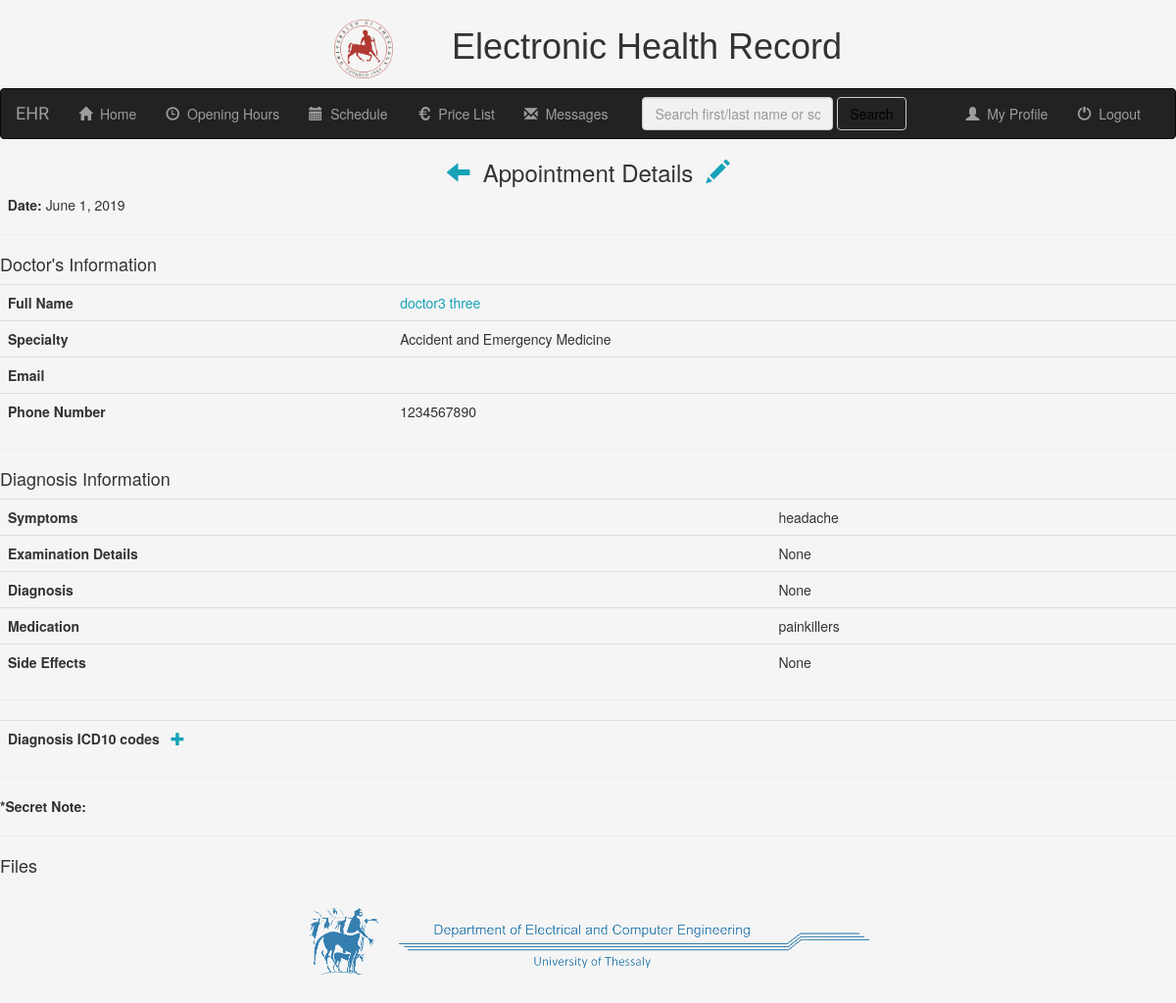
Before: /mr/patient_details/appointments_detail/61/ (signed in) with the older database file.
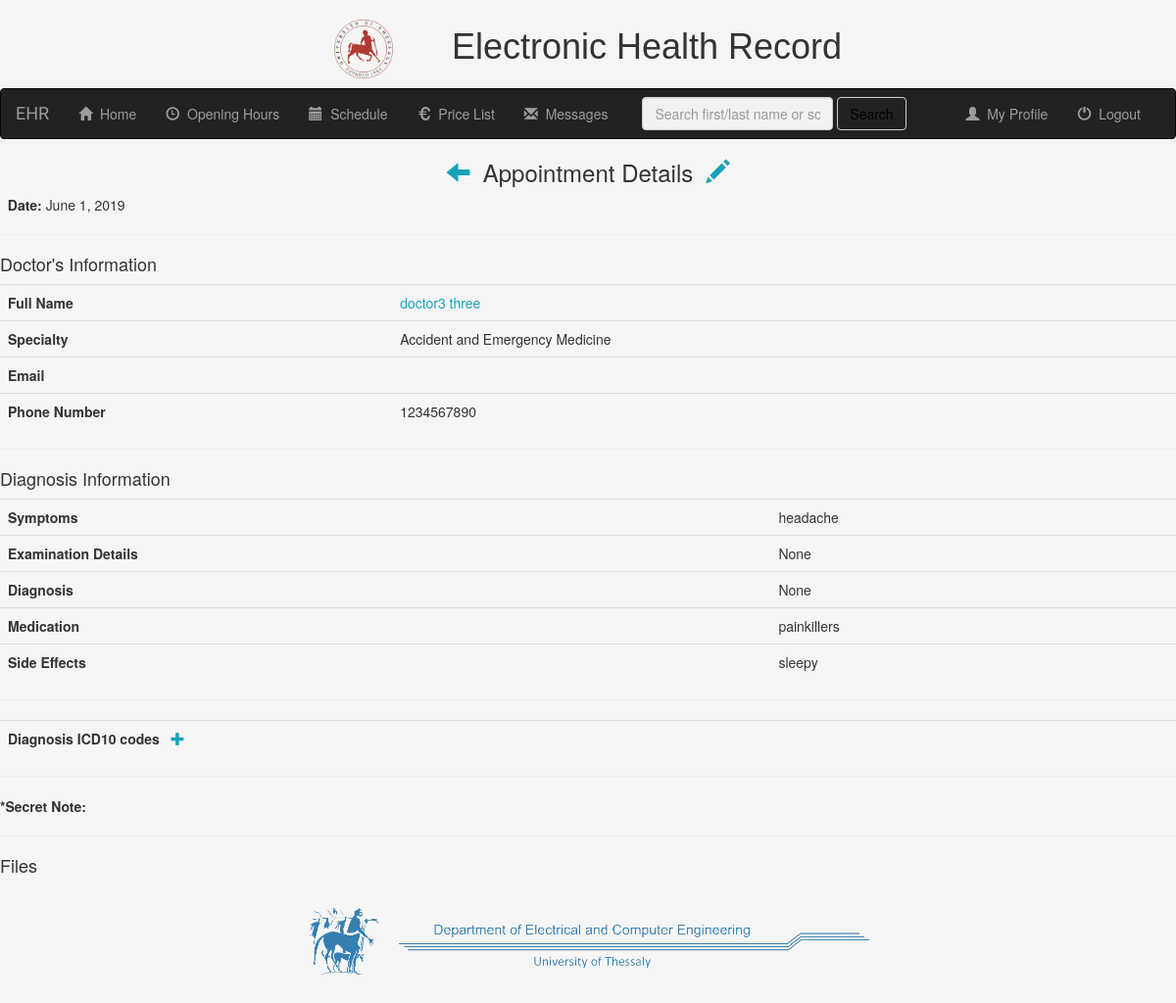
After: the same page with the newer database file.
### mr/models.py (models this page shows, shortened)
class Appointments(models.Model):
    patient = models.ForeignKey(PatientProfile, on_delete=models.CASCADE)
    doctor = models.ForeignKey(UserProfile, on_delete=models.CASCADE)
    date = models.DateField(null=False, default=date.today)
    symptoms_description = models.CharField(max_length=1000, blank=True)
    diagnosis = models.CharField(max_length=2000, default='None')
    examination_description = models.CharField(max_length=5000, default='None')
    medication = models.CharField(max_length=500, blank=True)
    medication_side_effects = models.CharField(max_length=1000, blank=True)
    secret_note = models.CharField(max_length=1000, blank=True)

class UserProfile(models.Model):
    user = models.OneToOneField(User, on_delete=models.CASCADE)
    specialties_list = (
        ('Accident_and_Emergency_Medicine', 'Accident and Emergency Medicine'),
        ('Allergiology', 'Allergiology'),
        ('Anesthetics', 'Anesthetics'),
        ('Cardiology', 'Cardiology'),
        ('Child_Psychiatry', 'Child Psychiatry'),
        ('Clinical_Biology', 'Clinical Biology'),
        ('Clinical_Chemistry', 'Clinical Chemistry'),
        ('Clinical_Neurophysiology', 'Clinical Neurophysiology'),
        ('Dental_Oral_Maxillo-facial_surgery', 'Dental, Oral and Maxillo-facial Surgery'),
        ('Dermato-Venereology', 'Dermato-Venereology'),
        ('Dermatology', 'Dermatology'),
        ('Endocrinology', 'Endocrinology'),
        ('Family_and_general_Medicine', 'Family and General Medicine'),
        ('Fictional_Medical_Specialist', 'Fictional Medical Specialist'),
        ('Gastro-enterologic_Surgery', 'Gastro-enterologic Surgery'),
        ('Gastroenterology', 'Gastroenterology'),
        ('General_Hematology', 'General Hematology'),
        ('General_Practice', 'General Practice'),
        ('General_Surgery', 'General Surgery'),
        ('Geriatrics', 'Geriatrics'),
        ('Immunology', 'Immunology'),
        ('Infectious_Diseases', 'Infectious Diseases'),
        ('Internal_Medicine', 'Internal Medicine'),
        ('Laboratory_Medicine', 'Laboratory Medicine'),
        ('Maxillo-facial_Surgery', 'Maxillo-facial Surgery'),
        ('Microbiology', 'Microbiology'),
        ('Nephrology', 'Nephrology'),
        ('Neuro-psychiatry', 'Neuro-psyciatry'),
        ('Neurosurgery', 'Neurosurgery'),
        ('Nuclear_Medicine', 'Nuclear Medicine'),
        ('Obstetrics_and_Gynecology', 'Obstetrics and Gynecology'),
        ('Occupational_Medicine', 'Occupational Medicine'),
        ('Opthalmology', 'Ophtalmology'),
        ('Orthopaedics', 'Orthopaedics'),
        ('Otorhinolaryngology', 'Otorhinolaryngology'),
        ('Paediatrics', 'Paediatrics'),
        ('Paediatrics_Surgery', 'Paediatrics Surgery'),
        ('Pathology', 'Pathology'),
        ('Physical_Medicine_and_Rehabilitation', 'Physical Medicine and Rehabilitation'),
        ('Plastic_Surgery', 'Plastic Surgery'),
        ('Pneumology', 'Pneumology'),
        ('Podiatric_Surgery', 'Podiatric Surgery'),
        ('Psychiatry', 'Psychiatry'),
        ('Public_health_and_Preventive_Medicine', 'Public Health and Preventive Medicine'),
        ('Radiation_Oncology', 'Radiation Oncology'),
        ('Respiratory_Medicine', 'Respiratory Medicine'),
        ('Rheumatogoly', 'Rheumatology'),
        ('Stomatology', 'Stomatology'),
        ('Thoragic_Surgery', 'Thoragic Surgery'),
        ('Tropical_Medicine', 'Tropical Medicine'),
        ('Urology', 'Urology'),
        ('Vascular_Surgery', 'Vascular Surgery'),
        ('Venereology', 'Venereology')
    )
    specialty = models.CharField(max_length=100, choices=specialties_list, default='General_Practice')
    city = models.CharField(max_length=50, blank=True)
    address = models.CharField(max_length=50, blank=True)
    phone = models.CharField(max_length=12, blank=True)

### mr/views.py (the view)
# urls.py: path('patient_details/appointments_detail/<int:pk>/', views.appointments_detail.as_view(), name='appointments_detail'),
class appointments_detail(generic.DetailView):
    model = Appointments
    template = 'mr/app_details.html'
    def get_context_data(self, **kwargs):
        context = super(appointments_detail, self).get_context_data(**kwargs)
        self.request.session['app_id'] = self.kwargs['pk']
        context['icd10_list'] = App_icd10.objects.filter(appointment__id=self.kwargs['pk'])
        context['app_files'] = App_files.objects.filter(appointment__id=self.kwargs['pk'])
        context['received_messages'] = Message.objects.filter(receiver=self.request.user, was_read=False)
        return context

### mr/templates/mr/appointments_detail.html (shortened to what this page needs)
{% extends 'mr/base.html' %}
{% block body_block %}
    <h3 align="center"><a href="{% url 'mr:patient_details' appointments.patient.id %}"><span class="glyphicon glyphicon-arrow-left"></span></a>&nbsp; Appointment Details &nbsp;<a href="{% url 'mr:update_appointment' appointments.id %}"><span class="glyphicon glyphicon-pencil"></span></a></h3>
        <strong>&nbsp; Date:</strong> {{ appointments.date }}
    <hr>
    <h4>Doctor's Information</h4>
    <table class="table">
        <tr>
            <th>Full Name</th>
            <td><a href="{% url 'mr:doctor_detail' appointments.doctor.id %}">{{ appointments.doctor.user.get_full_name }}</a></td>
        </tr>
        <tr>
            <th>Specialty</th>
            <td>{{ appointments.doctor.get_specialty_display }}</td>
        </tr>
        <tr>
            <th>Email</th>
            <td>{{ appointment.doctor.user.email }}</td>
        </tr>
        <tr>
            <th>Phone Number</th>
            <td>{{ appointments.doctor.phone }}</td>
        </tr>
    </table>
    <hr>
    <h4>Diagnosis Information</h4>
    <table class="table">
        <tr>
            <th>Symptoms</th>
            <td>{{ appointments.symptoms_description }}</td>
        </tr>
        <tr>
            <th>Examination Details</th>
            <td>{{ appointments.examination_description }}</td>
        </tr>
        <tr>
            <th>Diagnosis</th>
            <td>{{ appointments.diagnosis }}</td>
        </tr>
        <tr>
            <th>Medication</th>
            <td>{{ appointments.medication }}</td>
        </tr>
        <tr>
            <th>Side Effects</th>
            <td>{{ appointments.medication_side_effects }}</td>
        </tr>
    </table>
    <hr>
    <table class="table">
        <tr>
            <th>Diagnosis ICD10 codes &nbsp;&nbsp;<a href="{% url 'mr:add_icd10' %}" class="glyphicon glyphicon-plus"></a></th>
            <th></th>
        </tr>
    </table>
    <hr>
    <strong>*Secret Note:</strong> &nbsp;{{ appointments.secret_note }}
    <hr>
    <h4>Files</h4>
{% endblock %}

Changed rows visible on the page:
changed Appointments "headache": medication_side_effects "None" → "sleepy"
